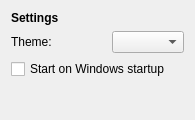
<?xml version="1.0" encoding="UTF-8"?>
<ui version="4.0">
 <class>SettingsWidget</class>
 <widget class="QWidget" name="SettingsWidget">
  <property name="geometry">
   <rect>
    <x>0</x>
    <y>0</y>
    <width>195</width>
    <height>120</height> </rect>
  </property>
  <property name="windowTitle">
   <string>Form</string>
  </property>
  <layout class="QVBoxLayout" name="verticalLayout">
   <item>
    <widget class="QLabel" name="label">
     <property name="text">
      <string>&lt;b&gt;Settings&lt;/b&gt;</string>
     </property>
    </widget>
   </item>
   <item>
    <layout class="QHBoxLayout" name="horizontalLayout">
     <item>
      <widget class="QLabel" name="styleLabel">
       <property name="text">
        <string>Theme:</string> </property>
      </widget>
     </item>
     <item>
      <spacer name="horizontalSpacer">
       <property name="orientation">
        <enum>Qt::Horizontal</enum> </property>
       <property name="sizeHint" stdset="0">
        <size>
         <width>10</width>
         <height>20</height>
        </size>
       </property>
      </spacer>
     </item>
     <item>
      <widget class="QComboBox" name="styleComboBox"/>
     </item>
    </layout>
   </item>
   <item>
    <widget class="QCheckBox" name="startupCheckBox">
     <property name="toolTip">
      <string>If checked, ShowerToys will start automatically when you log into Windows.</string>
     </property>
     <property name="text">
      <string>Start on Windows startup</string>
     </property>
    </widget>
   </item>
   <item>
    <spacer name="verticalSpacer">
     <property name="orientation">
      <enum>Qt::Vertical</enum> </property>
     <property name="sizeHint" stdset="0">
      <size>
       <width>20</width>
       <height>5</height>
      </size>
     </property>
    </spacer>
   </item>
  </layout>
 </widget>
 <resources/>
 <connections/>
</ui>
